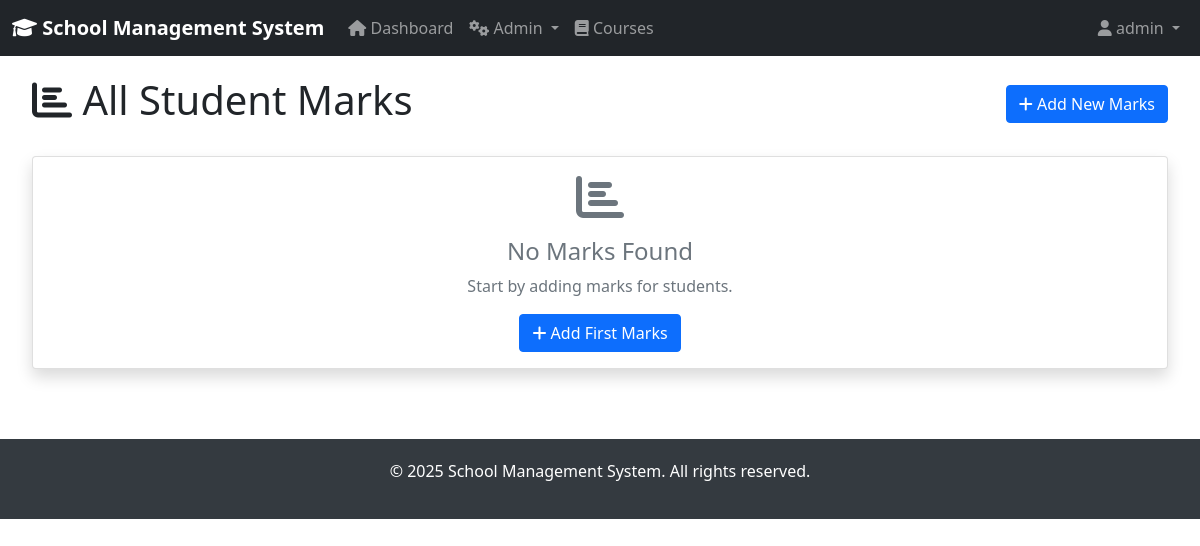
The app's page /students/marks-list/ (signed in), older data.
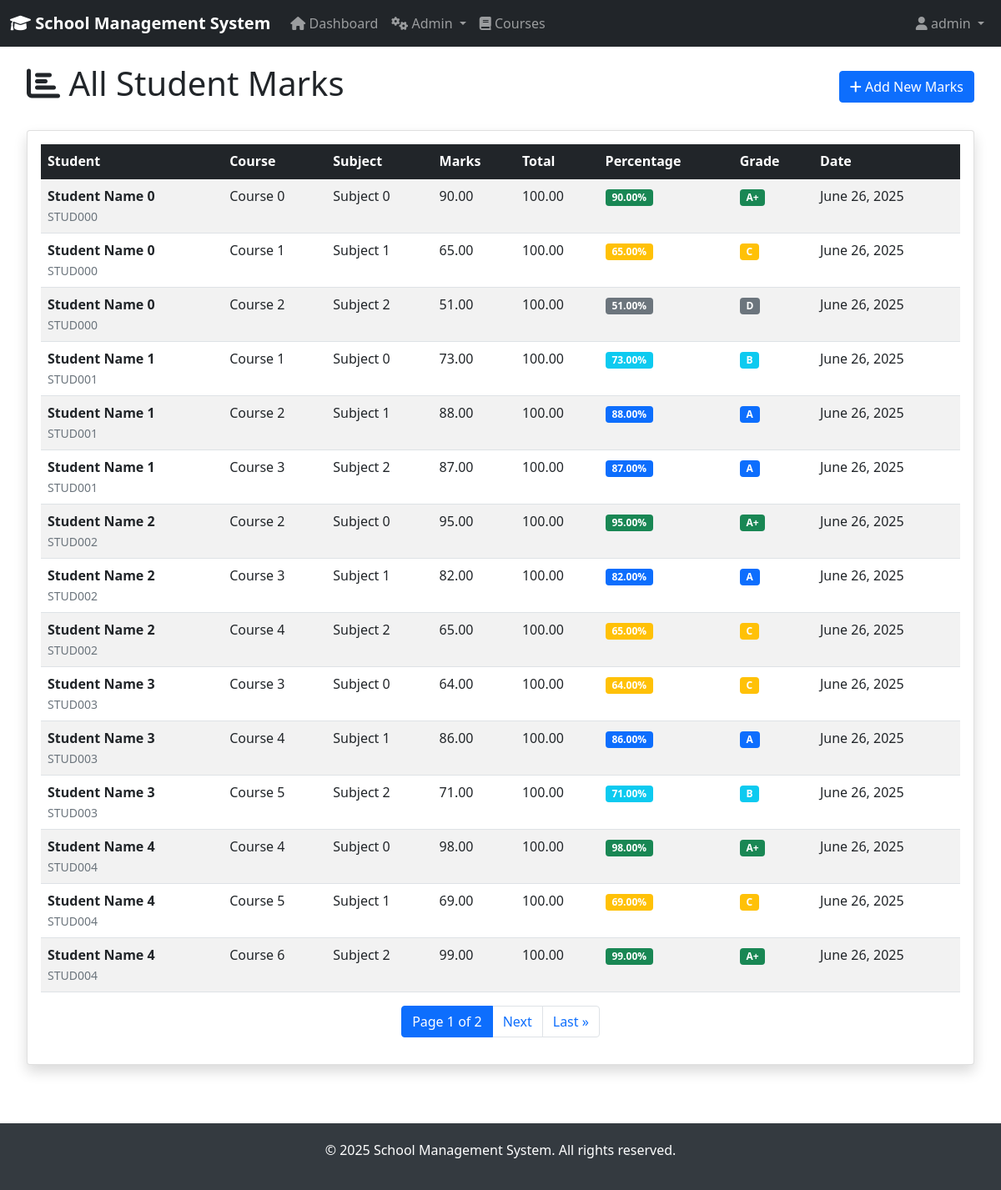
The same page, newer data.
### students/models.py (models this page shows, shortened)
class Marks(models.Model):
    student = models.ForeignKey(Student, on_delete=models.CASCADE)
    course = models.ForeignKey(Course, on_delete=models.CASCADE)
    subject = models.CharField(max_length=50)
    marks = models.DecimalField(max_digits=5, decimal_places=2, validators=[MinValueValidator(0)])
    total_marks = models.DecimalField(max_digits=5, decimal_places=2, validators=[MinValueValidator(0)])
    date_recorded = models.DateField(auto_now_add=True)
    def get_percentage(self):
        if self.total_marks > 0:
            return round((self.marks / self.total_marks) * 100, 2)
        return 0
    def get_grade(self):
        percentage = self.get_percentage()
        if percentage >= 90:
            return 'A+'
        elif percentage >= 80:
            return 'A'
        elif percentage >= 70:
            return 'B'
        elif percentage >= 60:
            return 'C'
        elif percentage >= 50:
            return 'D'
        else:
            return 'F'
    class Meta:
        verbose_name_plural = "Marks"
        unique_together = ['student', 'course', 'subject']

class Student(models.Model):
    id = models.AutoField(primary_key=True)
    user = models.OneToOneField(User, on_delete=models.CASCADE)
    student_id = models.CharField(max_length=20, unique=True)
    full_name = models.CharField(max_length=100)
    date_of_birth = models.DateField()
    date_joined = models.DateField()
    emergency_phone = models.CharField(max_length=20)
    class Meta:
        ordering = ['student_id']

class Course(models.Model):
    id = models.AutoField(primary_key=True)
    course_name = models.CharField(max_length=100)
    teacher = models.ForeignKey(Teacher, on_delete=models.CASCADE)
    room = models.ForeignKey(Room, on_delete=models.CASCADE)
    students = models.ManyToManyField(Student, through='CourseRegistration')
    class Meta:
        ordering = ['course_name']

### students/views.py (the view)
# urls.py: path('marks-list/', views.marks_list, name='marks_list'),
@login_required
def marks_list(request):
    if not (request.user.is_superuser or
            (hasattr(request.user, 'userprofile') and
             request.user.userprofile.user_type in ['admin', 'teacher'])):
        messages.error(request, 'Access denied. Admin or Teacher privileges required.')
        return redirect('dashboard')
    marks = Marks.objects.all().order_by('-date_recorded')
    paginator = Paginator(marks, 15)
    page_number = request.GET.get('page')
    page_obj = paginator.get_page(page_number)
    return render(request, 'students/marks_list.html', {'page_obj': page_obj})

### accounts/templatetags/auth_tags.py (called while the page is built)
@register.filter
def is_admin(user):
    if user.is_superuser:
        return True
    try:
        return user.userprofile.user_type == 'admin'
    except (AttributeError, UserProfile.DoesNotExist):
        return False

@register.filter
def is_student(user):
    try:
        return user.userprofile.user_type == 'student'
    except (AttributeError, UserProfile.DoesNotExist):
        return False

### templates/students/marks_list.html (shortened to what the changed rows need)
{% extends 'base.html' %}
{% block content %}
<div class="row">
    <div class="col-12 d-flex justify-content-between align-items-center mb-4">
        <h1><i class="fas fa-chart-bar"></i> All Student Marks</h1>
    </div>
</div>
<div class="card shadow">
    <div class="card-body">
        {% if page_obj %}
            <div class="table-responsive">
                <table class="table table-striped table-hover">
                    <thead class="table-dark">
                        <tr>
                            <th>Student</th>
                            <th>Course</th>
                            <th>Subject</th>
                            <th>Marks</th>
                            <th>Total</th>
                            <th>Percentage</th>
                            <th>Grade</th>
                            <th>Date</th>
                        </tr>
                    </thead>
                    <tbody>
                        {% for mark in page_obj %}
                            <tr>
                                <td>
                                    <strong>{{ mark.student.full_name }}</strong><br>
                                    <small class="text-muted">{{ mark.student.student_id }}</small>
                                </td>
                                <td>{{ mark.course.course_name }}</td>
                                <td>{{ mark.subject }}</td>
                                <td>{{ mark.marks }}</td>
                                <td>{{ mark.total_marks }}</td>
                                <td>
                                    <span class="badge
                                        {% if mark.get_percentage >= 90 %}bg-success
                                        {% elif mark.get_percentage >= 80 %}bg-primary
                                        {% elif mark.get_percentage >= 70 %}bg-info
                                        {% elif mark.get_percentage >= 60 %}bg-warning
                                        {% elif mark.get_percentage >= 50 %}bg-secondary
                                        {% else %}bg-danger
                                        {% endif %}">
                                        {{ mark.get_percentage }}%
                                    </span>
                                </td>
                                <td>
                                    <span class="badge
                                        {% if mark.get_grade == 'A+' %}bg-success
                                        {% elif mark.get_grade == 'A' %}bg-primary
                                        {% elif mark.get_grade == 'B' %}bg-info
                                        {% elif mark.get_grade == 'C' %}bg-warning
                                        {% elif mark.get_grade == 'D' %}bg-secondary
                                        {% else %}bg-danger
                                        {% endif %}">
                                        {{ mark.get_grade }}
                                    </span>
                                </td>
                                <td>{{ mark.date_recorded }}</td>
                            </tr>
                        {% endfor %}
                    </tbody>
                </table>
            </div>
            {% if page_obj.has_other_pages %}
                <nav aria-label="Page navigation">
                    <ul class="pagination justify-content-center">
                        <li class="page-item active">
                            <span class="page-link">
                                Page {{ page_obj.number }} of {{ page_obj.paginator.num_pages }}
                            </span>
                        </li>
                        {% if page_obj.has_next %}
                            <li class="page-item">
                                <a class="page-link" href="?page={{ page_obj.next_page_number }}">Next</a>
                            </li>
                            <li class="page-item">
                                <a class="page-link" href="?page={{ page_obj.paginator.num_pages }}">Last &raquo;</a>
                            </li>
                        {% endif %}
                    </ul>
                </nav>
            {% endif %}
        {% else %}
            <div class="text-center">
                <i class="fas fa-chart-bar fa-3x text-muted mb-3"></i>
                <h4 class="text-muted">No Marks Found</h4>
                <p class="text-muted">Start by adding marks for students.</p>
                <a href="{% url 'add_marks' %}" class="btn btn-primary">
                    <i class="fas fa-plus"></i> Add First Marks
                </a>
            </div>
        {% endif %}
    </div>
</div>
{% endblock %}

Row changes from the older to the newer data that the page shows:
added Marks: student.full_name "Student Name 0", student.student_id "STUD000", course.course_name "Course 0", subject "Subject 0", marks "90.00", total_marks "100.00", get_percentage "90.00", get_grade "A+", date_recorded "June 26, 2025"
added Marks: student.full_name "Student Name 0", student.student_id "STUD000", course.course_name "Course 1", subject "Subject 1", marks "65.00", total_marks "100.00", get_percentage "65.00", get_grade "C", date_recorded "June 26, 2025"
added Marks: student.full_name "Student Name 0", student.student_id "STUD000", course.course_name "Course 2", subject "Subject 2", marks "51.00", total_marks "100.00", get_percentage "51.00", get_grade "D", date_recorded "June 26, 2025"
added Marks: student.full_name "Student Name 1", student.student_id "STUD001", course.course_name "Course 1", subject "Subject 0", marks "73.00", total_marks "100.00", get_percentage "73.00", get_grade "B", date_recorded "June 26, 2025"
added Marks: student.full_name "Student Name 1", student.student_id "STUD001", course.course_name "Course 2", subject "Subject 1", marks "88.00", total_marks "100.00", get_percentage "88.00", get_grade "A", date_recorded "June 26, 2025"
added Marks: student.full_name "Student Name 1", student.student_id "STUD001", course.course_name "Course 3", subject "Subject 2", marks "87.00", total_marks "100.00", get_percentage "87.00", get_grade "A", date_recorded "June 26, 2025"
added Marks: student.full_name "Student Name 2", student.student_id "STUD002", course.course_name "Course 2", subject "Subject 0", marks "95.00", total_marks "100.00", get_percentage "95.00", get_grade "A+", date_recorded "June 26, 2025"
added Marks: student.full_name "Student Name 2", student.student_id "STUD002", course.course_name "Course 3", subject "Subject 1", marks "82.00", total_marks "100.00", get_percentage "82.00", get_grade "A", date_recorded "June 26, 2025"
added Marks: student.full_name "Student Name 2", student.student_id "STUD002", course.course_name "Course 4", subject "Subject 2", marks "65.00", total_marks "100.00", get_percentage "65.00", get_grade "C", date_recorded "June 26, 2025"
added Marks: student.full_name "Student Name 3", student.student_id "STUD003", course.course_name "Course 3", subject "Subject 0", marks "64.00", total_marks "100.00", get_percentage "64.00", get_grade "C", date_recorded "June 26, 2025"
added Marks: student.full_name "Student Name 3", student.student_id "STUD003", course.course_name "Course 4", subject "Subject 1", marks "86.00", total_marks "100.00", get_percentage "86.00", get_grade "A", date_recorded "June 26, 2025"
added Marks: student.full_name "Student Name 3", student.student_id "STUD003", course.course_name "Course 5", subject "Subject 2", marks "71.00", total_marks "100.00", get_percentage "71.00", get_grade "B", date_recorded "June 26, 2025"
added Marks: student.full_name "Student Name 4", student.student_id "STUD004", course.course_name "Course 4", subject "Subject 0", marks "98.00", total_marks "100.00", get_percentage "98.00", get_grade "A+", date_recorded "June 26, 2025"
added Marks: student.full_name "Student Name 4", student.student_id "STUD004", course.course_name "Course 5", subject "Subject 1", marks "69.00", total_marks "100.00", get_percentage "69.00", get_grade "C", date_recorded "June 26, 2025"
added Marks: student.full_name "Student Name 4", student.student_id "STUD004", course.course_name "Course 6", subject "Subject 2", marks "99.00", total_marks "100.00", get_percentage "99.00", get_grade "A+", date_recorded "June 26, 2025"
Text that changed along with them:
{{ page_obj.number }}: (not shown) → "1"
{{ page_obj.paginator.num_pages }}: (not shown) → "2"
text no longer shown: "No Marks Found Start by adding marks for students. Add First Marks"
text now shown: "Student Course Subject Marks Total Percentage Grade Date Page of Next Last »"
